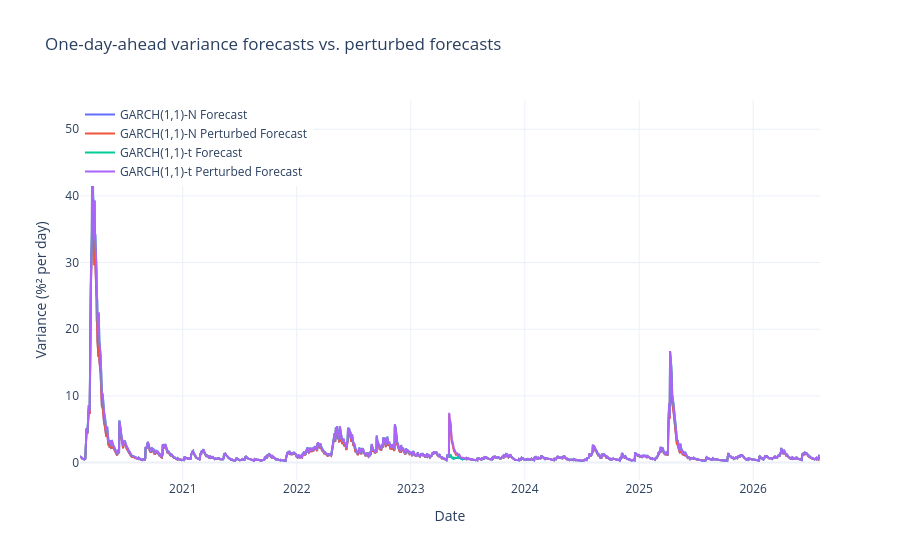

Notebook cell for this chart:
### Code cell
# Perturbation self check
# We multiply a mid-test volatility by 10 and check that the forecasts change accordingly
mid_test_index = r_test.index[len(r_test)//2]
r_perturbed = r.copy()
r_perturbed.loc[mid_test_index] *= 10

garch_model_n_perturbed = arch_model(100*r_perturbed, vol="Garch", p=1, q=1, dist="normal").fit(disp="off", last_obs=r_train.index[-1])
forecast_n_perturbed = garch_model_n_perturbed.forecast(start=r_train.index[-1], horizon=1, reindex=False)
h_garch_n_perturbed = forecast_n_perturbed.variance["h.1"].shift(1)  # Shift to align with the test index
h_garch_n_perturbed = h_garch_n_perturbed.loc[r_test.index]  # Cut to the test index

garch_model_t_perturbed = arch_model(100*r_perturbed, vol="Garch", p=1, q=1, dist="t").fit(disp="off", last_obs=r_train.index[-1])
forecast_t_perturbed = garch_model_t_perturbed.forecast(start=r_train.index[-1], horizon=1, reindex=False)
h_garch_t_perturbed = forecast_t_perturbed.variance["h.1"].shift(1)  # Shift to align with the test index
h_garch_t_perturbed = h_garch_t_perturbed.loc[r_test.index]  # Cut to the test index

# Plot perturbed vs unperturbed forecasts
fig = go.Figure()
fig.add_trace(go.Scatter(x=h_garch_n.index, y=h_garch_n, mode='lines', name='GARCH(1,1)-N Forecast'))
fig.add_trace(go.Scatter(x=h_garch_n_perturbed.index, y=h_garch_n_perturbed, mode='lines', name='GARCH(1,1)-N Perturbed Forecast'))
fig.add_trace(go.Scatter(x=h_garch_t.index, y=h_garch_t, mode='lines', name='GARCH(1,1)-t Forecast'))
fig.add_trace(go.Scatter(x=h_garch_t_perturbed.index, y=h_garch_t_perturbed, mode='lines', name='GARCH(1,1)-t Perturbed Forecast'))
fig.update_layout(title='One-day-ahead variance forecasts vs. perturbed forecasts',
                  xaxis_title='Date',
                  yaxis_title='Variance (%² per day)',
                  legend=dict(x=0, y=1, traceorder='normal'),
                  template='plotly_white')
fig.show()

assert np.allclose(garch_model_n.params, garch_model_n_perturbed.params)

### Figure 1 — Plotly figure (JSON) as saved in the notebook; plotly's stock layout.template omitted (floating-point values rounded to 4 significant figures; data arrays with more than 128 entries replaced by an {"elided": "..."} marker saying what was removed)
{"data": [{"mode": "lines", "name": "GARCH(1,1)-N Forecast", "type": "scatter", "x": {"elided": "1629 str values"}, "y": {"elided": "1629 float values"}}, {"mode": "lines", "name": "GARCH(1,1)-N Perturbed Forecast", "type": "scatter", "x": {"elided": "1629 str values"}, "y": {"elided": "1629 float values"}}, {"mode": "lines", "name": "GARCH(1,1)-t Forecast", "type": "scatter", "x": {"elided": "1629 str values"}, "y": {"elided": "1629 float values"}}, {"mode": "lines", "name": "GARCH(1,1)-t Perturbed Forecast", "type": "scatter", "x": {"elided": "1629 str values"}, "y": {"elided": "1629 float values"}}], "layout": {"legend": {"traceorder": "normal", "x": 0, "y": 1}, "title": {"text": "One-day-ahead variance forecasts vs. perturbed forecasts"}, "xaxis": {"title": {"text": "Date"}}, "yaxis": {"title": {"text": "Variance (%² per day)"}}}}
